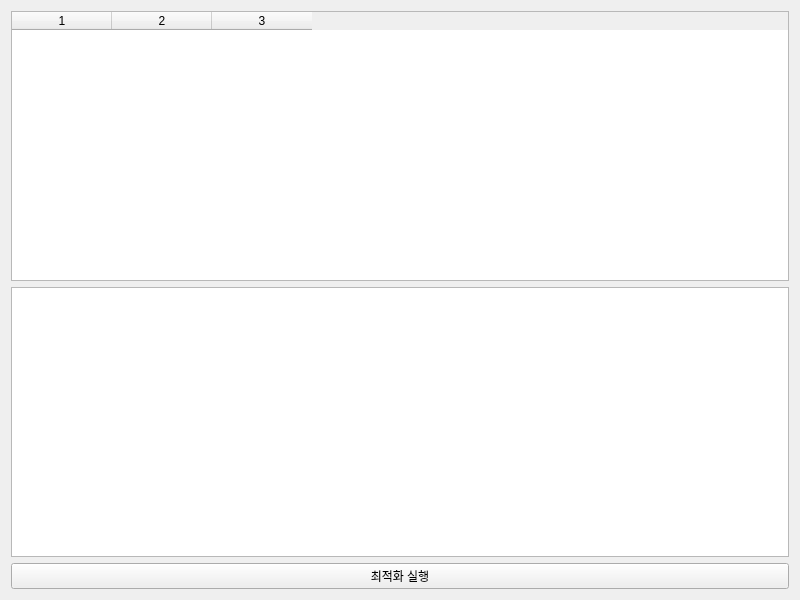
<?xml version="1.0" encoding="UTF-8"?>
<ui version="4.0">
 <class>ParameterOptimizerForm</class>
 <widget class="QWidget" name="ParameterOptimizerForm">
  <property name="geometry">
   <rect>
    <x>0</x>
    <y>0</y>
    <width>800</width>
    <height>600</height>
   </rect>
  </property>
  <property name="windowTitle">
   <string>파라미터 최적화</string>
  </property>
  <layout class="QVBoxLayout" name="verticalLayout">
   <item>
    <widget class="QTableWidget" name="tableParams">
     <property name="columnCount">
      <number>3</number>
     </property>
    </widget>
   </item>
   <item>
    <widget class="QTextEdit" name="txtResults">
     <property name="readOnly">
      <bool>true</bool>
     </property>
    </widget>
   </item>
   <item>
    <widget class="QPushButton" name="btnOptimize">
     <property name="text">
      <string>최적화 실행</string>
     </property>
    </widget>
   </item>
  </layout>
 </widget>
 <resources/>
 <connections/>
</ui>
